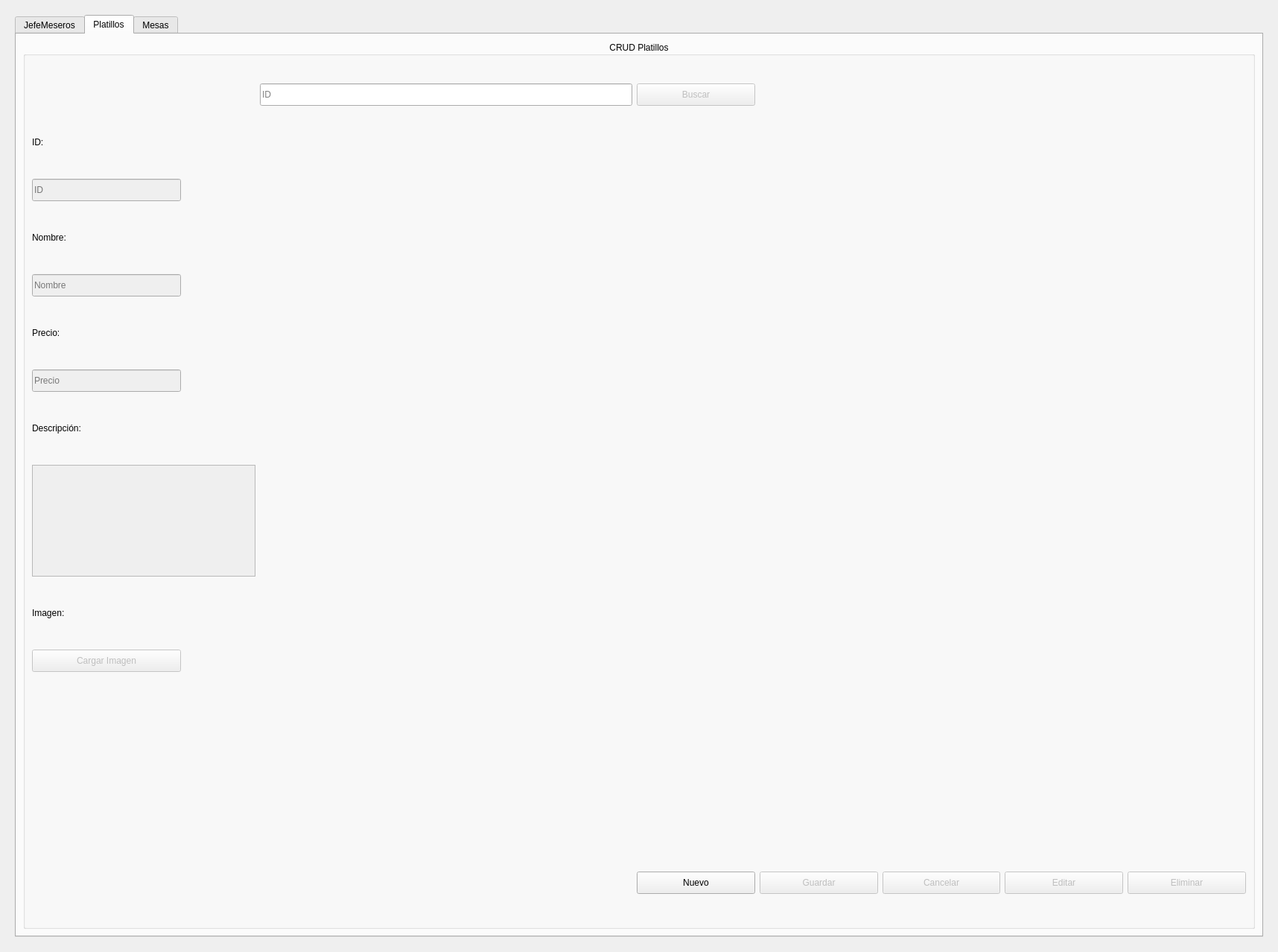
<?xml version="1.0" encoding="UTF-8"?>
<ui version="4.0">
 <class>CRUDGerenteWidget</class>
 <widget class="QWidget" name="CRUDGerenteWidget">
  <property name="geometry">
   <rect>
    <x>0</x>
    <y>0</y>
    <width>1716</width>
    <height>1278</height>
   </rect>
  </property>
  <property name="windowTitle">
   <string>CRUD</string>
  </property>
  <layout class="QGridLayout" name="gridLayout">
   <item row="0" column="0">
    <widget class="QStackedWidget" name="stackedWidget">
     <widget class="QWidget" name="page">
      <layout class="QGridLayout" name="gridLayout_2">
       <item row="0" column="0">
        <widget class="QTabWidget" name="tabWidget">
         <property name="currentIndex">
          <number>1</number>
         </property>
         <widget class="QWidget" name="JefeMeseros">
          <attribute name="title">
           <string>JefeMeseros</string>
          </attribute>
          <layout class="QGridLayout" name="gridLayout_3">
           <item row="0" column="0">
            <widget class="QGroupBox" name="GBJefeMeseros">
             <property name="title">
              <string>CRUD JEFE DE MESEROS</string>
             </property>
             <property name="alignment">
              <set>Qt::AlignCenter</set>
             </property>
             <layout class="QGridLayout" name="gridLayout_4">
              <item row="13" column="2">
               <widget class="QPushButton" name="PBGuardarJefe">
                <property name="enabled">
                 <bool>false</bool>
                </property>
                <property name="maximumSize">
                 <size>
                  <width>200</width>
                  <height>30</height>
                 </size>
                </property>
                <property name="text">
                 <string>Guardar</string>
                </property>
               </widget>
              </item>
              <item row="13" column="6">
               <widget class="QPushButton" name="PBEliminarJefe">
                <property name="enabled">
                 <bool>false</bool>
                </property>
                <property name="maximumSize">
                 <size>
                  <width>200</width>
                  <height>30</height>
                 </size>
                </property>
                <property name="text">
                 <string>Eliminar</string>
                </property>
               </widget>
              </item>
              <item row="12" column="0">
               <widget class="QLineEdit" name="LETelefonoJefe">
                <property name="enabled">
                 <bool>false</bool>
                </property>
                <property name="maximumSize">
                 <size>
                  <width>200</width>
                  <height>30</height>
                 </size>
                </property>
                <property name="placeholderText">
                 <string>1234567890</string>
                </property>
               </widget>
              </item>
              <item row="13" column="1">
               <widget class="QPushButton" name="PBNuevoJefe">
                <property name="maximumSize">
                 <size>
                  <width>200</width>
                  <height>30</height>
                 </size>
                </property>
                <property name="text">
                 <string>Nuevo</string>
                </property>
               </widget>
              </item>
              <item row="13" column="3">
               <widget class="QPushButton" name="PBCancelarJefe">
                <property name="enabled">
                 <bool>false</bool>
                </property>
                <property name="maximumSize">
                 <size>
                  <width>200</width>
                  <height>30</height>
                 </size>
                </property>
                <property name="text">
                 <string>Cancelar</string>
                </property>
               </widget>
              </item>
              <item row="9" column="0">
               <widget class="QLabel" name="lblFechaJefe">
                <property name="maximumSize">
                 <size>
                  <width>150</width>
                  <height>30</height>
                 </size>
                </property>
                <property name="text">
                 <string>Fecha de nacimiento:</string>
                </property>
               </widget>
              </item>
              <item row="1" column="0">
               <widget class="QLabel" name="lblIDJefe">
                <property name="minimumSize">
                 <size>
                  <width>0</width>
                  <height>0</height>
                 </size>
                </property>
                <property name="maximumSize">
                 <size>
                  <width>100</width>
                  <height>30</height>
                 </size>
                </property>
                <property name="text">
                 <string>ID:</string>
                </property>
               </widget>
              </item>
              <item row="0" column="0">
               <widget class="QLineEdit" name="LEBuscarJefe">
                <property name="maximumSize">
                 <size>
                  <width>500</width>
                  <height>30</height>
                 </size>
                </property>
                <property name="placeholderText">
                 <string>Identificador</string>
                </property>
               </widget>
              </item>
              <item row="3" column="0">
               <widget class="QLabel" name="lblNombresJefe">
                <property name="maximumSize">
                 <size>
                  <width>100</width>
                  <height>30</height>
                 </size>
                </property>
                <property name="text">
                 <string>Nombre (s):</string>
                </property>
               </widget>
              </item>
              <item row="4" column="0">
               <widget class="QLineEdit" name="LENombresJefe">
                <property name="enabled">
                 <bool>false</bool>
                </property>
                <property name="maximumSize">
                 <size>
                  <width>200</width>
                  <height>30</height>
                 </size>
                </property>
                <property name="placeholderText">
                 <string>Nombres</string>
                </property>
               </widget>
              </item>
              <item row="13" column="5">
               <widget class="QPushButton" name="PBEditarJefe">
                <property name="enabled">
                 <bool>false</bool>
                </property>
                <property name="maximumSize">
                 <size>
                  <width>200</width>
                  <height>30</height>
                 </size>
                </property>
                <property name="text">
                 <string>Editar</string>
                </property>
               </widget>
              </item>
              <item row="8" column="0">
               <widget class="QLineEdit" name="LEApellidoMJefe">
                <property name="enabled">
                 <bool>false</bool>
                </property>
                <property name="maximumSize">
                 <size>
                  <width>200</width>
                  <height>30</height>
                 </size>
                </property>
                <property name="placeholderText">
                 <string>Apellido Materno</string>
                </property>
               </widget>
              </item>
              <item row="7" column="0">
               <widget class="QLabel" name="lblApellidoMJefe">
                <property name="maximumSize">
                 <size>
                  <width>100</width>
                  <height>30</height>
                 </size>
                </property>
                <property name="text">
                 <string>Apellido Materno:</string>
                </property>
               </widget>
              </item>
              <item row="0" column="1">
               <widget class="QPushButton" name="PBBuscarJefe">
                <property name="enabled">
                 <bool>false</bool>
                </property>
                <property name="maximumSize">
                 <size>
                  <width>200</width>
                  <height>30</height>
                 </size>
                </property>
                <property name="text">
                 <string>Buscar</string>
                </property>
               </widget>
              </item>
              <item row="11" column="0">
               <widget class="QLabel" name="lblTelefonoJefe">
                <property name="maximumSize">
                 <size>
                  <width>100</width>
                  <height>30</height>
                 </size>
                </property>
                <property name="text">
                 <string>Teléfono:</string>
                </property>
               </widget>
              </item>
              <item row="6" column="0">
               <widget class="QLineEdit" name="LEApellidoPJefe">
                <property name="enabled">
                 <bool>false</bool>
                </property>
                <property name="maximumSize">
                 <size>
                  <width>200</width>
                  <height>30</height>
                 </size>
                </property>
                <property name="placeholderText">
                 <string>Apellido Paterno</string>
                </property>
               </widget>
              </item>
              <item row="10" column="0">
               <widget class="QLineEdit" name="LEFechaJefe">
                <property name="enabled">
                 <bool>false</bool>
                </property>
                <property name="maximumSize">
                 <size>
                  <width>200</width>
                  <height>30</height>
                 </size>
                </property>
                <property name="placeholderText">
                 <string>YYYY-MM-DD</string>
                </property>
               </widget>
              </item>
              <item row="5" column="0">
               <widget class="QLabel" name="lblApellidoPJefe">
                <property name="maximumSize">
                 <size>
                  <width>100</width>
                  <height>30</height>
                 </size>
                </property>
                <property name="text">
                 <string>Apellido Paterno:</string>
                </property>
               </widget>
              </item>
              <item row="2" column="0">
               <widget class="QLineEdit" name="LEIDJefe">
                <property name="enabled">
                 <bool>false</bool>
                </property>
                <property name="maximumSize">
                 <size>
                  <width>200</width>
                  <height>30</height>
                 </size>
                </property>
                <property name="placeholderText">
                 <string>ID</string>
                </property>
               </widget>
              </item>
             </layout>
            </widget>
           </item>
          </layout>
         </widget>
         <widget class="QWidget" name="Platillos">
          <attribute name="title">
           <string>Platillos</string>
          </attribute>
          <layout class="QGridLayout" name="gridLayout_5">
           <item row="0" column="0">
            <widget class="QGroupBox" name="GBPlatillos">
             <property name="title">
              <string>CRUD Platillos</string>
             </property>
             <property name="alignment">
              <set>Qt::AlignCenter</set>
             </property>
             <layout class="QGridLayout" name="gridLayout_6">
              <item row="9" column="0">
               <widget class="QLabel" name="lblIMGPlatillos">
                <property name="maximumSize">
                 <size>
                  <width>100</width>
                  <height>30</height>
                 </size>
                </property>
                <property name="text">
                 <string>Imagen:</string>
                </property>
               </widget>
              </item>
              <item row="4" column="0">
               <widget class="QLineEdit" name="LENombrePlatillos">
                <property name="enabled">
                 <bool>false</bool>
                </property>
                <property name="maximumSize">
                 <size>
                  <width>200</width>
                  <height>30</height>
                 </size>
                </property>
                <property name="placeholderText">
                 <string>Nombre</string>
                </property>
               </widget>
              </item>
              <item row="1" column="0">
               <widget class="QLabel" name="lblIDPlatillo">
                <property name="maximumSize">
                 <size>
                  <width>100</width>
                  <height>30</height>
                 </size>
                </property>
                <property name="text">
                 <string>ID:</string>
                </property>
               </widget>
              </item>
              <item row="5" column="0">
               <widget class="QLabel" name="lblPrecioPlatillos">
                <property name="maximumSize">
                 <size>
                  <width>100</width>
                  <height>30</height>
                 </size>
                </property>
                <property name="text">
                 <string>Precio:</string>
                </property>
               </widget>
              </item>
              <item row="7" column="0">
               <widget class="QLabel" name="lblDescripcionPlatillo">
                <property name="maximumSize">
                 <size>
                  <width>100</width>
                  <height>30</height>
                 </size>
                </property>
                <property name="text">
                 <string>Descripción:</string>
                </property>
               </widget>
              </item>
              <item row="11" column="0">
               <widget class="QLabel" name="lblIMG">
                <property name="maximumSize">
                 <size>
                  <width>200</width>
                  <height>200</height>
                 </size>
                </property>
                <property name="text">
                 <string/>
                </property>
               </widget>
              </item>
              <item row="12" column="7">
               <widget class="QPushButton" name="PBGuardarPlatillos">
                <property name="enabled">
                 <bool>false</bool>
                </property>
                <property name="maximumSize">
                 <size>
                  <width>200</width>
                  <height>30</height>
                 </size>
                </property>
                <property name="text">
                 <string>Guardar</string>
                </property>
               </widget>
              </item>
              <item row="12" column="5">
               <widget class="QPushButton" name="PBNuevoPlatillos">
                <property name="maximumSize">
                 <size>
                  <width>200</width>
                  <height>30</height>
                 </size>
                </property>
                <property name="text">
                 <string>Nuevo</string>
                </property>
               </widget>
              </item>
              <item row="0" column="4">
               <widget class="QLineEdit" name="LEBuscarPlatillos">
                <property name="enabled">
                 <bool>true</bool>
                </property>
                <property name="maximumSize">
                 <size>
                  <width>500</width>
                  <height>30</height>
                 </size>
                </property>
                <property name="placeholderText">
                 <string>ID</string>
                </property>
               </widget>
              </item>
              <item row="8" column="0">
               <widget class="QPlainTextEdit" name="PTEDescripcionPlatillo">
                <property name="enabled">
                 <bool>false</bool>
                </property>
                <property name="maximumSize">
                 <size>
                  <width>300</width>
                  <height>150</height>
                 </size>
                </property>
               </widget>
              </item>
              <item row="2" column="0">
               <widget class="QLineEdit" name="LEIDPlatillos">
                <property name="enabled">
                 <bool>false</bool>
                </property>
                <property name="maximumSize">
                 <size>
                  <width>200</width>
                  <height>30</height>
                 </size>
                </property>
                <property name="placeholderText">
                 <string>ID</string>
                </property>
               </widget>
              </item>
              <item row="0" column="5">
               <widget class="QPushButton" name="PBBuscarPlatillos">
                <property name="enabled">
                 <bool>false</bool>
                </property>
                <property name="maximumSize">
                 <size>
                  <width>200</width>
                  <height>30</height>
                 </size>
                </property>
                <property name="text">
                 <string>Buscar</string>
                </property>
               </widget>
              </item>
              <item row="12" column="9">
               <widget class="QPushButton" name="PBEditarPlatillos">
                <property name="enabled">
                 <bool>false</bool>
                </property>
                <property name="maximumSize">
                 <size>
                  <width>200</width>
                  <height>30</height>
                 </size>
                </property>
                <property name="text">
                 <string>Editar</string>
                </property>
               </widget>
              </item>
              <item row="3" column="0">
               <widget class="QLabel" name="lblNombrePlatillo">
                <property name="maximumSize">
                 <size>
                  <width>100</width>
                  <height>30</height>
                 </size>
                </property>
                <property name="text">
                 <string>Nombre:</string>
                </property>
               </widget>
              </item>
              <item row="10" column="0">
               <widget class="QPushButton" name="PBIMGPlatillos">
                <property name="enabled">
                 <bool>false</bool>
                </property>
                <property name="maximumSize">
                 <size>
                  <width>200</width>
                  <height>30</height>
                 </size>
                </property>
                <property name="text">
                 <string>Cargar Imagen</string>
                </property>
               </widget>
              </item>
              <item row="6" column="0">
               <widget class="QLineEdit" name="LEPrecioPlatillos">
                <property name="enabled">
                 <bool>false</bool>
                </property>
                <property name="maximumSize">
                 <size>
                  <width>200</width>
                  <height>30</height>
                 </size>
                </property>
                <property name="placeholderText">
                 <string>Precio</string>
                </property>
               </widget>
              </item>
              <item row="12" column="8">
               <widget class="QPushButton" name="PBCancelarPlatillos">
                <property name="enabled">
                 <bool>false</bool>
                </property>
                <property name="maximumSize">
                 <size>
                  <width>200</width>
                  <height>30</height>
                 </size>
                </property>
                <property name="text">
                 <string>Cancelar</string>
                </property>
               </widget>
              </item>
              <item row="12" column="10">
               <widget class="QPushButton" name="PBEliminarPlatillos">
                <property name="enabled">
                 <bool>false</bool>
                </property>
                <property name="maximumSize">
                 <size>
                  <width>200</width>
                  <height>30</height>
                 </size>
                </property>
                <property name="text">
                 <string>Eliminar</string>
                </property>
               </widget>
              </item>
             </layout>
            </widget>
           </item>
          </layout>
         </widget>
         <widget class="QWidget" name="Mesas">
          <attribute name="title">
           <string>Mesas</string>
          </attribute>
         </widget>
        </widget>
       </item>
      </layout>
     </widget>
     <widget class="QWidget" name="page_2"/>
    </widget>
   </item>
  </layout>
 </widget>
 <resources/>
 <connections/>
</ui>
